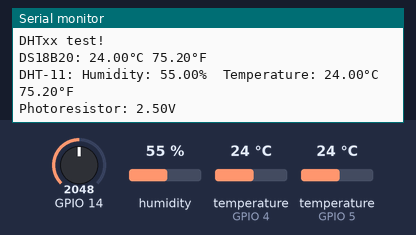
This sketch was run on a simulated ESP32. Shown: the last lines printed to the serial monitor. The inputs (shaded band) are chosen by the test bench; at power-on: humidity 55 %, temperature (sensors on GPIO 4, GPIO 5) 24 °C, GPIO 14 = 2048.

Above: at 3.5 s.
3.6 s: humidity set to 22 %
5.7 s: temperature (sensor on GPIO 4) set to 12 °C
At 5.7 s:
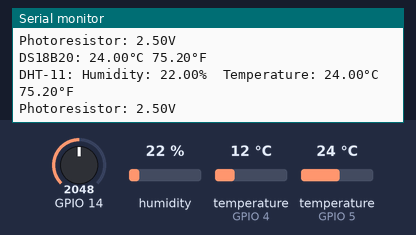
7.8 s: GPIO 14 set to 2866
At 9.1 s:
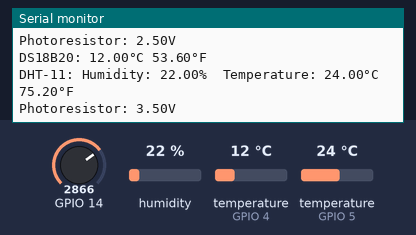
9.9 s: temperature (sensor on GPIO 5) set to 12 °C
At 11.8 s:
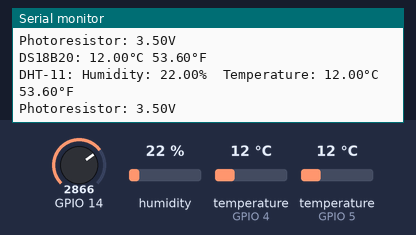
12.0 s: temperature (sensor on GPIO 4) set to 19 °C
14.1 s: GPIO 14 set to 3972
At 15.0 s:
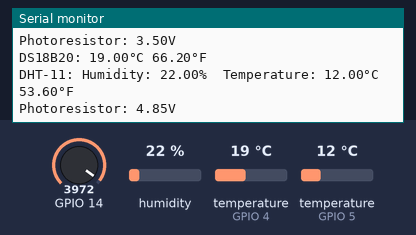
Timing chart, 0 to 17.1 s (numbered marks = the images above; inputs shaded):
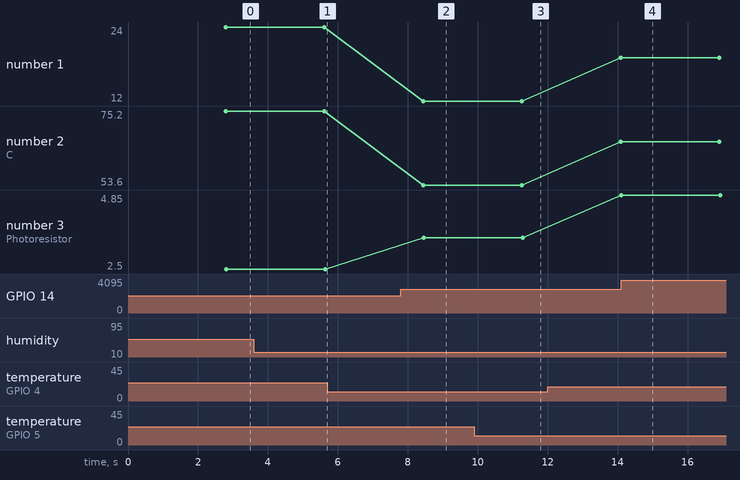

Measured:
- after the input at 7.8 s, the serial monitor: prints a new line after 0.66 s (image 2)
- after the input at 9.9 s, the serial monitor: prints a new line after 1.4 s (image 3)
- after the input at 14.1 s, the serial monitor: prints a new line at once (image 4)
- plotted number 1: 12 → 19 after the input at 12.0 s
- plotted number 2: 53.6 → 66.2 after the input at 12.0 s
- plotted number 3: 2.5 → 3.5 after the input at 7.8 s, 3.5 → 4.85 after the input at 14.1 s

The sketch:

EP4US2_Fall2021_400143555_Jagota_Arjun_P1_Assignment1B.ino
```cpp
#include <OneWire.h>
#include <DallasTemperature.h>
#include <ThingSpeak.h>
#include <WiFi.h>

// GPIO where the DS18B20 is connected to
const int oneWireBus = 4;

// Setup a oneWire instance to communicate with any OneWire devices
OneWire oneWire(oneWireBus);

// Pass our oneWire reference to Dallas Temperature sensor
DallasTemperature sensors(&oneWire);


#include "DHT.h"

#define DHTPIN 5     // Digital pin connected to the DHT sensor
// Feather HUZZAH ESP8266 note: use pins 3, 4, 5, 12, 13 or 14 --
// Pin 15 can work but DHT must be disconnected during program upload.

#define DHTTYPE DHT11   // DHT 11


DHT dht(DHTPIN, DHTTYPE);


void setup() {
  Serial.begin(9600);
  Serial.println(F("DHTxx test!"));


  dht.begin();
  sensors.begin();
}

void loop() {
  // Wait a few seconds between measurements.
  delay(2000);

  //DS18B20

    sensors.requestTemperatures();
  float temperatureC = sensors.getTempCByIndex(0);
  float temperatureF = sensors.getTempFByIndex(0);
  Serial.print("DS18B20: ");
  Serial.print(temperatureC);
  Serial.print(F("°C "));
  Serial.print(temperatureF);
  Serial.println(F("°F "));


  // Reading temperature or humidity takes about 250 milliseconds!
  // Sensor readings may also be up to 2 seconds 'old' (its a very slow sensor)
  float h = dht.readHumidity();
  // Read temperature as Celsius (the default)
  float t = dht.readTemperature();
  // Read temperature as Fahrenheit (isFahrenheit = true)
  float f = dht.readTemperature(true);

  // Check if any reads failed and exit early (to try again).
  if (isnan(h) || isnan(t) || isnan(f)) {
    Serial.println(F("Failed to read from DHT sensor!"));
    return;
  }

  // Compute heat index in Fahrenheit (the default)
  float hif = dht.computeHeatIndex(f, h);
  // Compute heat index in Celsius (isFahreheit = false)
  float hic = dht.computeHeatIndex(t, h, false);

  Serial.print(F("DHT-11: "));
  Serial.print(F("Humidity: "));
  Serial.print(h);
  Serial.print(F("%  Temperature: "));
  Serial.print(t);
  Serial.print(F("°C "));
  Serial.print(f);
  Serial.println(F("°F"));

  int sensorValue = analogRead(14);
  Serial.print("Photoresistor: ");
  float voltage = sensorValue*0.001221;
  Serial.print(voltage ); // prints the value read
  Serial.print("V"); // prints the value read
  Serial.print(" \n"); // prints a space between the numbers
}
```
